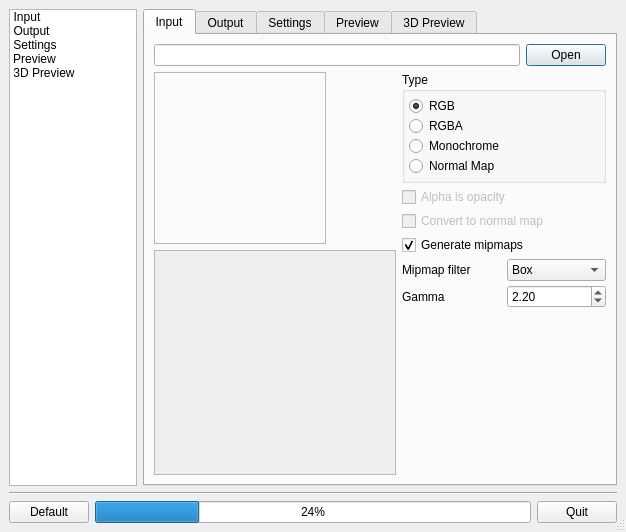
<ui version="4.0" >
 <class>ConfigDialog</class>
 <widget class="QDialog" name="ConfigDialog" >
  <property name="geometry" >
   <rect>
    <x>0</x>
    <y>0</y>
    <width>626</width>
    <height>532</height>
   </rect>
  </property>
  <property name="windowTitle" >
   <string>Dialog</string>
  </property>
  <property name="sizeGripEnabled" >
   <bool>true</bool>
  </property>
  <layout class="QVBoxLayout" >
   <property name="margin" >
    <number>9</number>
   </property>
   <property name="spacing" >
    <number>6</number>
   </property>
   <item>
    <layout class="QHBoxLayout" >
     <property name="margin" >
      <number>0</number>
     </property>
     <property name="spacing" >
      <number>6</number>
     </property>
     <item>
      <widget class="QListWidget" name="listWidget" >
       <property name="sizePolicy" >
        <sizepolicy>
         <hsizetype>7</hsizetype>
         <vsizetype>7</vsizetype>
         <horstretch>0</horstretch>
         <verstretch>0</verstretch>
        </sizepolicy>
       </property>
       <property name="minimumSize" >
        <size>
         <width>64</width>
         <height>0</height>
        </size>
       </property>
       <property name="maximumSize" >
        <size>
         <width>128</width>
         <height>16777215</height>
        </size>
       </property>
       <property name="horizontalScrollBarPolicy" >
        <enum>Qt::ScrollBarAlwaysOff</enum>
       </property>
       <property name="movement" >
        <enum>QListView::Static</enum>
       </property>
       <property name="flow" >
        <enum>QListView::TopToBottom</enum>
       </property>
       <property name="isWrapping" stdset="0" >
        <bool>false</bool>
       </property>
       <property name="resizeMode" >
        <enum>QListView::Adjust</enum>
       </property>
       <property name="viewMode" >
        <enum>QListView::IconMode</enum>
       </property>
       <item>
        <property name="text" >
         <string>Input</string>
        </property>
        <property name="icon" >
         <iconset>../../../../../../castano-stuff/qshaderedit/src/images/win/fileopen.png</iconset>
        </property>
       </item>
       <item>
        <property name="text" >
         <string>Output</string>
        </property>
        <property name="icon" >
         <iconset>../../../../../../castano-stuff/qshaderedit/src/images/win/filesave.png</iconset>
        </property>
       </item>
       <item>
        <property name="text" >
         <string>Settings</string>
        </property>
        <property name="icon" >
         <iconset>../../../../../../castano-stuff/qshaderedit/src/images/toolbutton.png</iconset>
        </property>
       </item>
       <item>
        <property name="text" >
         <string>Preview</string>
        </property>
        <property name="icon" >
         <iconset>../../../../../../castano-stuff/qshaderedit/src/images/colorpicker.png</iconset>
        </property>
       </item>
       <item>
        <property name="text" >
         <string>3D Preview</string>
        </property>
        <property name="icon" >
         <iconset>../../../../../../castano-stuff/qshaderedit/src/images/colorpicker.png</iconset>
        </property>
       </item>
      </widget>
     </item>
     <item>
      <widget class="QTabWidget" name="tabWidget" >
       <property name="sizePolicy" >
        <sizepolicy>
         <hsizetype>7</hsizetype>
         <vsizetype>7</vsizetype>
         <horstretch>5</horstretch>
         <verstretch>0</verstretch>
        </sizepolicy>
       </property>
       <property name="minimumSize" >
        <size>
         <width>400</width>
         <height>0</height>
        </size>
       </property>
       <property name="tabPosition" >
        <enum>QTabWidget::North</enum>
       </property>
       <property name="tabShape" >
        <enum>QTabWidget::Rounded</enum>
       </property>
       <property name="currentIndex" >
        <number>0</number>
       </property>
       <widget class="QWidget" name="tab_5" >
        <attribute name="title" >
         <string>Input</string>
        </attribute>
        <layout class="QVBoxLayout" >
         <property name="margin" >
          <number>9</number>
         </property>
         <property name="spacing" >
          <number>6</number>
         </property>
         <item>
          <layout class="QHBoxLayout" >
           <property name="margin" >
            <number>0</number>
           </property>
           <property name="spacing" >
            <number>6</number>
           </property>
           <item>
            <widget class="QLineEdit" name="lineEdit" />
           </item>
           <item>
            <widget class="QPushButton" name="openButton" >
             <property name="text" >
              <string>Open</string>
             </property>
            </widget>
           </item>
          </layout>
         </item>
         <item>
          <layout class="QHBoxLayout" >
           <property name="margin" >
            <number>0</number>
           </property>
           <property name="spacing" >
            <number>6</number>
           </property>
           <item>
            <layout class="QVBoxLayout" >
             <property name="margin" >
              <number>0</number>
             </property>
             <property name="spacing" >
              <number>6</number>
             </property>
             <item>
              <widget class="QLabel" name="label_4" >
               <property name="sizePolicy" >
                <sizepolicy>
                 <hsizetype>0</hsizetype>
                 <vsizetype>0</vsizetype>
                 <horstretch>0</horstretch>
                 <verstretch>0</verstretch>
                </sizepolicy>
               </property>
               <property name="minimumSize" >
                <size>
                 <width>172</width>
                 <height>172</height>
                </size>
               </property>
               <property name="baseSize" >
                <size>
                 <width>172</width>
                 <height>172</height>
                </size>
               </property>
               <property name="acceptDrops" >
                <bool>true</bool>
               </property>
               <property name="toolTip" >
                <string>Drop images here</string>
               </property>
               <property name="frameShape" >
                <enum>QFrame::StyledPanel</enum>
               </property>
               <property name="text" >
                <string/>
               </property>
               <property name="pixmap" >
                <pixmap>../../../../../../castano-stuff/qshaderedit/src/images/default.png</pixmap>
               </property>
               <property name="scaledContents" >
                <bool>true</bool>
               </property>
               <property name="margin" >
                <number>1</number>
               </property>
              </widget>
             </item>
             <item>
              <widget class="QTextEdit" name="textEdit" >
               <property name="enabled" >
                <bool>false</bool>
               </property>
               <property name="sizePolicy" >
                <sizepolicy>
                 <hsizetype>0</hsizetype>
                 <vsizetype>7</vsizetype>
                 <horstretch>0</horstretch>
                 <verstretch>0</verstretch>
                </sizepolicy>
               </property>
               <property name="minimumSize" >
                <size>
                 <width>172</width>
                 <height>0</height>
                </size>
               </property>
               <property name="frameShape" >
                <enum>QFrame::StyledPanel</enum>
               </property>
              </widget>
             </item>
            </layout>
           </item>
           <item>
            <layout class="QVBoxLayout" >
             <property name="margin" >
              <number>0</number>
             </property>
             <property name="spacing" >
              <number>4</number>
             </property>
             <item>
              <widget class="QGroupBox" name="groupBox_4" >
               <property name="sizePolicy" >
                <sizepolicy>
                 <hsizetype>5</hsizetype>
                 <vsizetype>5</vsizetype>
                 <horstretch>0</horstretch>
                 <verstretch>0</verstretch>
                </sizepolicy>
               </property>
               <property name="title" >
                <string>Type</string>
               </property>
               <layout class="QVBoxLayout" >
                <property name="margin" >
                 <number>4</number>
                </property>
                <property name="spacing" >
                 <number>0</number>
                </property>
                <item>
                 <widget class="QRadioButton" name="radioButton" >
                  <property name="text" >
                   <string>RGB</string>
                  </property>
                  <property name="checked" >
                   <bool>true</bool>
                  </property>
                 </widget>
                </item>
                <item>
                 <widget class="QRadioButton" name="radioButton_2" >
                  <property name="text" >
                   <string>RGBA</string>
                  </property>
                 </widget>
                </item>
                <item>
                 <widget class="QRadioButton" name="radioButton_3" >
                  <property name="text" >
                   <string>Monochrome</string>
                  </property>
                 </widget>
                </item>
                <item>
                 <widget class="QRadioButton" name="radioButton_4" >
                  <property name="text" >
                   <string>Normal Map</string>
                  </property>
                 </widget>
                </item>
               </layout>
              </widget>
             </item>
             <item>
              <widget class="QCheckBox" name="checkBox_5" >
               <property name="enabled" >
                <bool>false</bool>
               </property>
               <property name="text" >
                <string>Alpha is opacity</string>
               </property>
              </widget>
             </item>
             <item>
              <widget class="QCheckBox" name="checkBox_2" >
               <property name="enabled" >
                <bool>false</bool>
               </property>
               <property name="text" >
                <string>Convert to normal map</string>
               </property>
              </widget>
             </item>
             <item>
              <widget class="QCheckBox" name="checkBox" >
               <property name="text" >
                <string>Generate mipmaps</string>
               </property>
               <property name="checked" >
                <bool>true</bool>
               </property>
              </widget>
             </item>
             <item>
              <layout class="QHBoxLayout" >
               <property name="margin" >
                <number>0</number>
               </property>
               <property name="spacing" >
                <number>6</number>
               </property>
               <item>
                <widget class="QLabel" name="label_8" >
                 <property name="text" >
                  <string>Mipmap filter</string>
                 </property>
                 <property name="buddy" >
                  <cstring>comboBox</cstring>
                 </property>
                </widget>
               </item>
               <item>
                <widget class="QComboBox" name="comboBox" >
                 <item>
                  <property name="text" >
                   <string>Box</string>
                  </property>
                 </item>
                 <item>
                  <property name="text" >
                   <string>Triangle</string>
                  </property>
                 </item>
                 <item>
                  <property name="text" >
                   <string>Mitchell</string>
                  </property>
                 </item>
                 <item>
                  <property name="text" >
                   <string>Kaiser</string>
                  </property>
                 </item>
                </widget>
               </item>
              </layout>
             </item>
             <item>
              <layout class="QHBoxLayout" >
               <property name="margin" >
                <number>0</number>
               </property>
               <property name="spacing" >
                <number>6</number>
               </property>
               <item>
                <widget class="QLabel" name="label_5" >
                 <property name="sizePolicy" >
                  <sizepolicy>
                   <hsizetype>1</hsizetype>
                   <vsizetype>5</vsizetype>
                   <horstretch>0</horstretch>
                   <verstretch>0</verstretch>
                  </sizepolicy>
                 </property>
                 <property name="text" >
                  <string>Gamma</string>
                 </property>
                 <property name="buddy" >
                  <cstring>gammaSpinBox</cstring>
                 </property>
                </widget>
               </item>
               <item>
                <widget class="QDoubleSpinBox" name="gammaSpinBox" >
                 <property name="buttonSymbols" >
                  <enum>QAbstractSpinBox::UpDownArrows</enum>
                 </property>
                 <property name="maximum" >
                  <double>4.000000000000000</double>
                 </property>
                 <property name="minimum" >
                  <double>0.050000000000000</double>
                 </property>
                 <property name="singleStep" >
                  <double>0.050000000000000</double>
                 </property>
                 <property name="value" >
                  <double>2.200000000000000</double>
                 </property>
                </widget>
               </item>
              </layout>
             </item>
             <item>
              <spacer>
               <property name="orientation" >
                <enum>Qt::Vertical</enum>
               </property>
               <property name="sizeHint" >
                <size>
                 <width>204</width>
                 <height>71</height>
                </size>
               </property>
              </spacer>
             </item>
            </layout>
           </item>
          </layout>
         </item>
        </layout>
       </widget>
       <widget class="QWidget" name="tab_3" >
        <attribute name="title" >
         <string>Output</string>
        </attribute>
        <layout class="QVBoxLayout" >
         <property name="margin" >
          <number>9</number>
         </property>
         <property name="spacing" >
          <number>6</number>
         </property>
         <item>
          <layout class="QHBoxLayout" >
           <property name="margin" >
            <number>0</number>
           </property>
           <property name="spacing" >
            <number>6</number>
           </property>
           <item>
            <layout class="QVBoxLayout" >
             <property name="margin" >
              <number>0</number>
             </property>
             <property name="spacing" >
              <number>6</number>
             </property>
             <item>
              <widget class="QLabel" name="label_3" >
               <property name="text" >
                <string>Format:</string>
               </property>
               <property name="textFormat" >
                <enum>Qt::PlainText</enum>
               </property>
               <property name="textInteractionFlags" >
                <enum>Qt::NoTextInteraction</enum>
               </property>
               <property name="buddy" >
                <cstring>formatComboBox</cstring>
               </property>
              </widget>
             </item>
             <item>
              <widget class="QComboBox" name="formatComboBox" >
               <item>
                <property name="text" >
                 <string>BC1 (DXT1)</string>
                </property>
               </item>
               <item>
                <property name="text" >
                 <string>BC2 (DXT3)</string>
                </property>
               </item>
               <item>
                <property name="text" >
                 <string>BC3 (DXT5)</string>
                </property>
               </item>
              </widget>
             </item>
             <item>
              <widget class="QLabel" name="label_9" >
               <property name="text" >
                <string>Color Space:</string>
               </property>
               <property name="buddy" >
                <cstring>comboBox_2</cstring>
               </property>
              </widget>
             </item>
             <item>
              <widget class="QComboBox" name="comboBox_2" >
               <item>
                <property name="text" >
                 <string>RGB</string>
                </property>
               </item>
               <item>
                <property name="text" >
                 <string>YCoCg</string>
                </property>
               </item>
               <item>
                <property name="text" >
                 <string>JPEG LS (R-G, G, B-G)</string>
                </property>
               </item>
              </widget>
             </item>
            </layout>
           </item>
           <item>
            <spacer>
             <property name="orientation" >
              <enum>Qt::Horizontal</enum>
             </property>
             <property name="sizeHint" >
              <size>
               <width>40</width>
               <height>20</height>
              </size>
             </property>
            </spacer>
           </item>
           <item>
            <widget class="QPushButton" name="pushButton_5" >
             <property name="text" >
              <string>Export</string>
             </property>
            </widget>
           </item>
          </layout>
         </item>
         <item>
          <spacer>
           <property name="orientation" >
            <enum>Qt::Vertical</enum>
           </property>
           <property name="sizeHint" >
            <size>
             <width>20</width>
             <height>40</height>
            </size>
           </property>
          </spacer>
         </item>
        </layout>
       </widget>
       <widget class="QWidget" name="tab_4" >
        <attribute name="title" >
         <string>Settings</string>
        </attribute>
        <widget class="QWidget" name="verticalLayout_3" >
         <property name="geometry" >
          <rect>
           <x>10</x>
           <y>10</y>
           <width>202</width>
           <height>242</height>
          </rect>
         </property>
         <layout class="QVBoxLayout" >
          <property name="margin" >
           <number>0</number>
          </property>
          <property name="spacing" >
           <number>6</number>
          </property>
          <item>
           <widget class="QGroupBox" name="groupBox_3" >
            <property name="title" >
             <string>Quality</string>
            </property>
            <layout class="QVBoxLayout" >
             <property name="margin" >
              <number>9</number>
             </property>
             <property name="spacing" >
              <number>6</number>
             </property>
             <item>
              <widget class="QSlider" name="horizontalSlider" >
               <property name="maximum" >
                <number>9</number>
               </property>
               <property name="value" >
                <number>9</number>
               </property>
               <property name="orientation" >
                <enum>Qt::Horizontal</enum>
               </property>
              </widget>
             </item>
             <item>
              <widget class="QLabel" name="label_2" >
               <property name="frameShape" >
                <enum>QFrame::StyledPanel</enum>
               </property>
               <property name="frameShadow" >
                <enum>QFrame::Plain</enum>
               </property>
               <property name="text" >
                <string>9 - Best</string>
               </property>
               <property name="textFormat" >
                <enum>Qt::PlainText</enum>
               </property>
               <property name="textInteractionFlags" >
                <enum>Qt::NoTextInteraction</enum>
               </property>
               <property name="buddy" >
                <cstring>horizontalSlider</cstring>
               </property>
              </widget>
             </item>
             <item>
              <layout class="QHBoxLayout" >
               <property name="margin" >
                <number>0</number>
               </property>
               <property name="spacing" >
                <number>6</number>
               </property>
               <item>
                <widget class="QLabel" name="label" >
                 <property name="text" >
                  <string>Threshold</string>
                 </property>
                </widget>
               </item>
               <item>
                <widget class="QDoubleSpinBox" name="doubleSpinBox" />
               </item>
              </layout>
             </item>
            </layout>
           </widget>
          </item>
          <item>
           <widget class="QGroupBox" name="groupBox_6" >
            <property name="title" >
             <string>Color Weights</string>
            </property>
            <layout class="QVBoxLayout" >
             <property name="margin" >
              <number>9</number>
             </property>
             <property name="spacing" >
              <number>0</number>
             </property>
             <item>
              <layout class="QHBoxLayout" >
               <property name="margin" >
                <number>0</number>
               </property>
               <property name="spacing" >
                <number>6</number>
               </property>
               <item>
                <widget class="QLabel" name="label_10" >
                 <property name="text" >
                  <string>Red</string>
                 </property>
                 <property name="buddy" >
                  <cstring>doubleSpinBox_2</cstring>
                 </property>
                </widget>
               </item>
               <item>
                <widget class="QDoubleSpinBox" name="doubleSpinBox_2" />
               </item>
              </layout>
             </item>
             <item>
              <layout class="QHBoxLayout" >
               <property name="margin" >
                <number>0</number>
               </property>
               <property name="spacing" >
                <number>6</number>
               </property>
               <item>
                <widget class="QLabel" name="label_11" >
                 <property name="text" >
                  <string>Green</string>
                 </property>
                 <property name="buddy" >
                  <cstring>doubleSpinBox_3</cstring>
                 </property>
                </widget>
               </item>
               <item>
                <widget class="QDoubleSpinBox" name="doubleSpinBox_3" />
               </item>
              </layout>
             </item>
             <item>
              <layout class="QHBoxLayout" >
               <property name="margin" >
                <number>0</number>
               </property>
               <property name="spacing" >
                <number>6</number>
               </property>
               <item>
                <widget class="QLabel" name="label_12" >
                 <property name="text" >
                  <string>Blue</string>
                 </property>
                 <property name="buddy" >
                  <cstring>doubleSpinBox_4</cstring>
                 </property>
                </widget>
               </item>
               <item>
                <widget class="QDoubleSpinBox" name="doubleSpinBox_4" />
               </item>
              </layout>
             </item>
            </layout>
           </widget>
          </item>
         </layout>
        </widget>
       </widget>
       <widget class="QWidget" name="tab" >
        <attribute name="title" >
         <string>Preview</string>
        </attribute>
        <layout class="QVBoxLayout" >
         <property name="margin" >
          <number>9</number>
         </property>
         <property name="spacing" >
          <number>6</number>
         </property>
         <item>
          <layout class="QHBoxLayout" >
           <property name="margin" >
            <number>0</number>
           </property>
           <property name="spacing" >
            <number>6</number>
           </property>
           <item>
            <widget class="QGroupBox" name="groupBox" >
             <property name="title" >
              <string>Input</string>
             </property>
             <layout class="QHBoxLayout" >
              <property name="margin" >
               <number>3</number>
              </property>
              <property name="spacing" >
               <number>6</number>
              </property>
             </layout>
            </widget>
           </item>
           <item>
            <widget class="QGroupBox" name="groupBox_2" >
             <property name="title" >
              <string>Output</string>
             </property>
             <layout class="QHBoxLayout" >
              <property name="margin" >
               <number>3</number>
              </property>
              <property name="spacing" >
               <number>6</number>
              </property>
             </layout>
            </widget>
           </item>
          </layout>
         </item>
         <item>
          <layout class="QHBoxLayout" >
           <property name="margin" >
            <number>0</number>
           </property>
           <property name="spacing" >
            <number>6</number>
           </property>
           <item>
            <widget class="QCheckBox" name="filterCheckBox" >
             <property name="text" >
              <string>Bilinear Filter</string>
             </property>
             <property name="checked" >
              <bool>true</bool>
             </property>
            </widget>
           </item>
           <item>
            <widget class="QCheckBox" name="diffCheckBox" >
             <property name="text" >
              <string>View difference</string>
             </property>
            </widget>
           </item>
          </layout>
         </item>
        </layout>
       </widget>
       <widget class="QWidget" name="tab_2" >
        <attribute name="title" >
         <string>3D Preview</string>
        </attribute>
        <layout class="QVBoxLayout" >
         <property name="margin" >
          <number>9</number>
         </property>
         <property name="spacing" >
          <number>6</number>
         </property>
         <item>
          <layout class="QHBoxLayout" >
           <property name="margin" >
            <number>0</number>
           </property>
           <property name="spacing" >
            <number>6</number>
           </property>
           <item>
            <spacer>
             <property name="orientation" >
              <enum>Qt::Horizontal</enum>
             </property>
             <property name="sizeHint" >
              <size>
               <width>40</width>
               <height>20</height>
              </size>
             </property>
            </spacer>
           </item>
           <item>
            <widget class="QComboBox" name="comboBox_3" >
             <item>
              <property name="text" >
               <string>Quad</string>
              </property>
             </item>
             <item>
              <property name="text" >
               <string>Sphere</string>
              </property>
             </item>
             <item>
              <property name="text" >
               <string>Cylinder</string>
              </property>
             </item>
             <item>
              <property name="text" >
               <string>Teapot</string>
              </property>
             </item>
            </widget>
           </item>
          </layout>
         </item>
         <item>
          <widget class="QFrame" name="frame" >
           <property name="frameShape" >
            <enum>QFrame::StyledPanel</enum>
           </property>
           <property name="frameShadow" >
            <enum>QFrame::Raised</enum>
           </property>
          </widget>
         </item>
        </layout>
       </widget>
      </widget>
     </item>
    </layout>
   </item>
   <item>
    <widget class="Line" name="line" >
     <property name="orientation" >
      <enum>Qt::Horizontal</enum>
     </property>
    </widget>
   </item>
   <item>
    <layout class="QHBoxLayout" >
     <property name="margin" >
      <number>0</number>
     </property>
     <property name="spacing" >
      <number>6</number>
     </property>
     <item>
      <widget class="QPushButton" name="pushButton_6" >
       <property name="text" >
        <string>Default</string>
       </property>
      </widget>
     </item>
     <item>
      <widget class="QProgressBar" name="progressBar" >
       <property name="value" >
        <number>24</number>
       </property>
       <property name="orientation" >
        <enum>Qt::Horizontal</enum>
       </property>
      </widget>
     </item>
     <item>
      <widget class="QPushButton" name="pushButton" >
       <property name="text" >
        <string>Quit</string>
       </property>
      </widget>
     </item>
    </layout>
   </item>
  </layout>
 </widget>
 <resources/>
 <connections>
  <connection>
   <sender>listWidget</sender>
   <signal>currentRowChanged(int)</signal>
   <receiver>tabWidget</receiver>
   <slot>setCurrentPage(int)</slot>
   <hints>
    <hint type="sourcelabel" >
     <x>114</x>
     <y>67</y>
    </hint>
    <hint type="destinationlabel" >
     <x>173</x>
     <y>95</y>
    </hint>
   </hints>
  </connection>
 </connections>
</ui>
